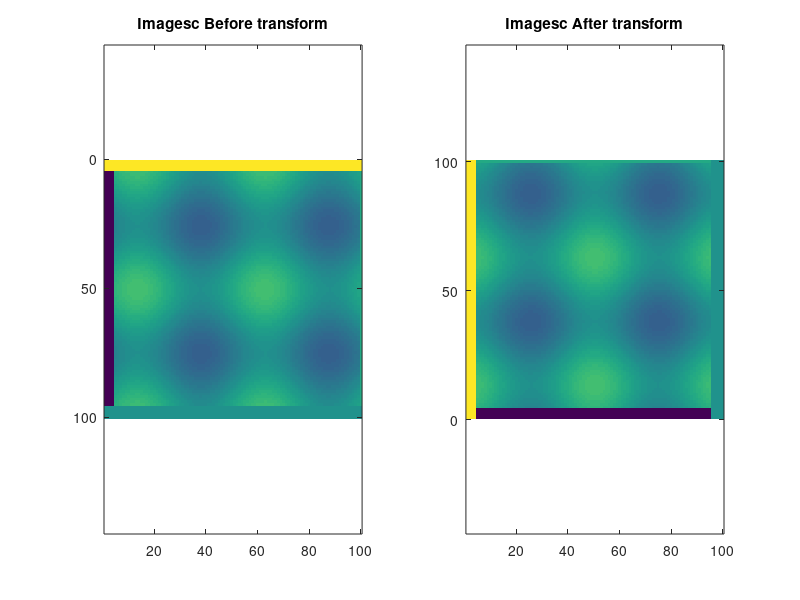
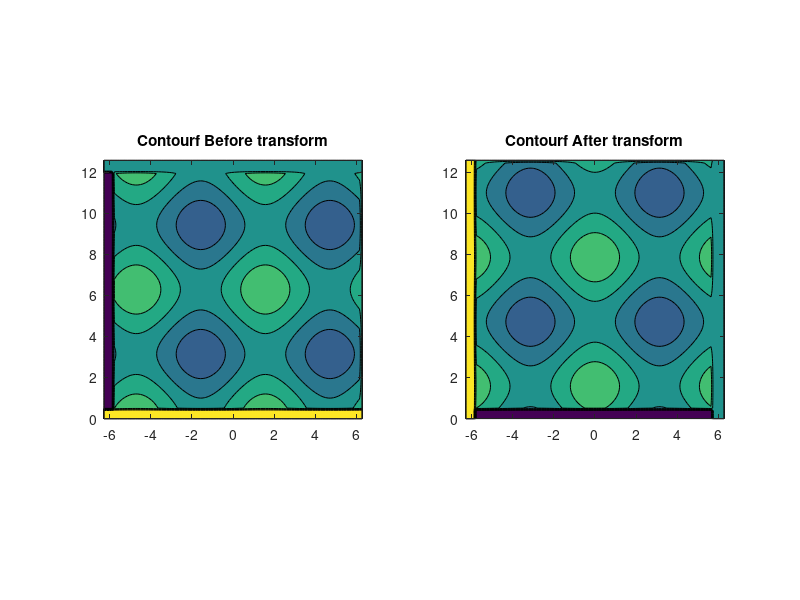

MATLAB code for these plots, in order:
clear
close all
clc
x = linspace(-2*pi,2*pi);
y = linspace(0,4*pi);
[X,Y] = meshgrid(x,y);
Z = sin(X) + cos(Y);
Z(:,1) = -5; % this should be the bottom after the transform
Z(:,2) = -5;
Z(:,3) = -5;
Z(:,4) = -5;
Z(:,end) = 1; % this should be top after the transform
Z(1,:) = 5; % this should be left after the transform
Z(2,:) = 5;
Z(3,:) = 5;
Z(4,:) = 5;
Z(end,:) = 0; % This should be right after the transform
Z(end-1,:) = 0;
Z(end-2,:) = 0;
Z(end-3,:) = 0;
Z(end-4,:) = 0;
KX = X';
KY = Y';
figure
subplot(1,2,1)
%contourf(X,Y,Z,10)
%s1 = pcolor(X,Y,Z)
%set(s1, 'EdgeColor', 'none');
imagesc(Z)
%set(gca,'YDir','normal')
axis equal
title("Imagesc Before transform")
subplot(1,2,2)
imagesc(Z')
set(gca,'YDir','normal') % doing this line flips the y direction properly to give us the proper output image
%contourf(X,Y,Z,10)
%s2 = pcolor(X',Y',Z)
%set(s2, 'EdgeColor', 'none');
axis equal
title("Imagesc After transform")

figure
subplot(1,2,1)
contourf(X,Y,Z,10)
axis equal
title("Contourf Before transform")
subplot(1,2,2)
contourf(X',Y',Z,10)
axis equal
title("Contourf After transform")



% After careful analysis, it is apparent that contourf, pcolor, and imagesc
% are all valuable methods of plotting the outputs and can all be made to
% work